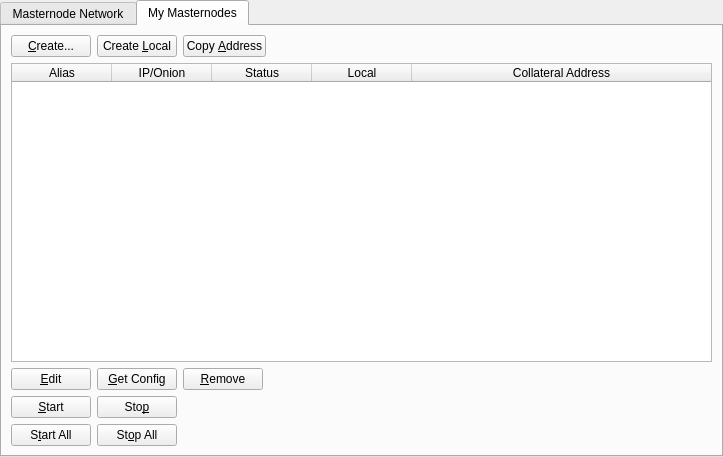
<?xml version="1.0" encoding="UTF-8"?>
<ui version="4.0">
 <class>MasternodeManager</class>
 <widget class="QWidget" name="MasternodeManager">
  <property name="geometry">
   <rect>
    <x>0</x>
    <y>0</y>
    <width>723</width>
    <height>457</height>
   </rect>
  </property>
  <property name="windowTitle">
   <string>Form</string>
  </property>
  <layout class="QVBoxLayout" name="topLayout">
   <property name="leftMargin">
    <number>0</number>
   </property>
   <property name="topMargin">
    <number>0</number>
   </property>
   <property name="rightMargin">
    <number>0</number>
   </property>
   <property name="bottomMargin">
    <number>0</number>
   </property>
   <item>
    <layout class="QVBoxLayout" name="verticalLayout">
     <property name="bottomMargin">
      <number>0</number>
     </property>
     <item>
      <widget class="QTabWidget" name="tabWidget">
       <property name="currentIndex">
        <number>1</number>
       </property>
       <widget class="QWidget" name="tab">
        <attribute name="title">
         <string>Masternode Network</string>
        </attribute>
        <layout class="QGridLayout" name="gridLayout">
         <item row="1" column="0">
          <widget class="QTableWidget" name="tableWidget">
           <property name="editTriggers">
            <set>QAbstractItemView::NoEditTriggers</set>
           </property>
           <property name="alternatingRowColors">
            <bool>true</bool>
           </property>
           <property name="selectionBehavior">
            <enum>QAbstractItemView::SelectRows</enum>
           </property>
           <attribute name="horizontalHeaderStretchLastSection">
            <bool>true</bool>
           </attribute>
           <column>
            <property name="text">
             <string>Address</string>
            </property>
           </column>
           <column>
            <property name="text">
             <string>Rank</string>
            </property>
           </column>
           <column>
            <property name="text">
             <string>Active</string>
            </property>
           </column>
           <column>
            <property name="text">
             <string>Active (secs)</string>
            </property>
           </column>
           <column>
            <property name="text">
             <string>Last Seen</string>
            </property>
           </column>
           <column>
            <property name="text">
             <string>Pubkey</string>
            </property>
           </column>
          </widget>
         </item>
         <item row="0" column="0">
          <layout class="QHBoxLayout" name="horizontalLayout_3">
           <property name="bottomMargin">
            <number>0</number>
           </property>
           <item>
            <widget class="QLabel" name="label_2">
             <property name="text">
              <string>Masternode Count:</string>
             </property>
            </widget>
           </item>
           <item>
            <widget class="QLabel" name="countLabel">
             <property name="text">
              <string>0</string>
             </property>
            </widget>
           </item>
           <item>
            <spacer name="horizontalSpacer_3">
             <property name="orientation">
              <enum>Qt::Horizontal</enum>
             </property>
             <property name="sizeHint" stdset="0">
              <size>
               <width>40</width>
               <height>20</height>
              </size>
             </property>
            </spacer>
           </item>
          </layout>
         </item>
        </layout>
       </widget>
       <widget class="QWidget" name="tab_2">
        <attribute name="title">
         <string>My Masternodes</string>
        </attribute>
        <layout class="QGridLayout" name="gridLayout_2">
         <item row="0" column="0">
          <layout class="QVBoxLayout" name="verticalLayout_2">
           <property name="bottomMargin">
            <number>0</number>
           </property>
           <item>
            <layout class="QHBoxLayout" name="horizontalLayout">
             <item>
              <widget class="QPushButton" name="createButton">
               <property name="text">
                <string>&amp;Create...</string>
               </property>
              </widget>
             </item>
             <item>
              <widget class="QPushButton" name="localButton">
               <property name="text">
                <string>Create &amp;Local</string>
               </property>
              </widget>
             </item>
             <item>
              <widget class="QPushButton" name="copyAddressButton">
               <property name="text">
                <string>Copy &amp;Address</string>
               </property>
              </widget>
             </item>
             <item>
              <spacer name="horizontalSpacer">
               <property name="orientation">
                <enum>Qt::Horizontal</enum>
               </property>
               <property name="sizeHint" stdset="0">
                <size>
                 <width>40</width>
                 <height>20</height>
                </size>
               </property>
              </spacer>
             </item>
            </layout>
           </item>
           <item>
            <widget class="QTableWidget" name="tableWidget_2">
             <property name="editTriggers">
              <set>QAbstractItemView::NoEditTriggers</set>
             </property>
             <property name="alternatingRowColors">
              <bool>true</bool>
             </property>
             <property name="selectionMode">
              <enum>QAbstractItemView::SingleSelection</enum>
             </property>
             <property name="selectionBehavior">
              <enum>QAbstractItemView::SelectRows</enum>
             </property>
             <attribute name="horizontalHeaderStretchLastSection">
              <bool>true</bool>
             </attribute>
             <column>
              <property name="text">
               <string>Alias</string>
              </property>
             </column>
             <column>
              <property name="text">
               <string>IP/Onion</string>
              </property>
             </column>
             <column>
              <property name="text">
               <string>Status</string>
              </property>
             </column>
             <column>
              <property name="text">
               <string>Local</string>
              </property>
             </column>
             <column>
              <property name="text">
               <string>Collateral Address</string>
              </property>
             </column>
            </widget>
           </item>
           <item>
            <layout class="QHBoxLayout" name="horizontalLayout_2">
             <property name="bottomMargin">
              <number>0</number>
             </property>
             <item>
              <widget class="QPushButton" name="editButton">
               <property name="text">
                <string>&amp;Edit</string>
               </property>
              </widget>
             </item>
             <item>
              <widget class="QPushButton" name="getConfigButton">
               <property name="text">
                <string>&amp;Get Config</string>
               </property>
              </widget>
             </item>
             <item>
              <widget class="QPushButton" name="removeButton">
               <property name="text">
                <string>&amp;Remove</string>
               </property>
              </widget>
             </item>
             <item>
              <spacer name="horizontalSpacer_2">
               <property name="orientation">
                <enum>Qt::Horizontal</enum>
               </property>
               <property name="sizeHint" stdset="0">
                <size>
                 <width>40</width>
                 <height>20</height>
                </size>
               </property>
              </spacer>
             </item>
            </layout>
           </item>
           <item>
            <layout class="QHBoxLayout" name="horizontalLayout_4">
             <property name="bottomMargin">
              <number>0</number>
             </property>
             <item>
              <widget class="QPushButton" name="startButton">
               <property name="text">
                <string>&amp;Start</string>
               </property>
              </widget>
             </item>
             <item>
              <widget class="QPushButton" name="stopButton">
               <property name="text">
                <string>Sto&amp;p</string>
               </property>
              </widget>
             </item>
             <item>
              <spacer name="horizontalSpacer_4">
               <property name="orientation">
                <enum>Qt::Horizontal</enum>
               </property>
               <property name="sizeHint" stdset="0">
                <size>
                 <width>40</width>
                 <height>20</height>
                </size>
               </property>
              </spacer>
             </item>
            </layout>
           </item>
           <item>
            <layout class="QHBoxLayout" name="horizontalLayout_5">
             <property name="bottomMargin">
              <number>0</number>
             </property>
             <item>
              <widget class="QPushButton" name="startAllButton">
               <property name="text">
                <string>S&amp;tart All</string>
               </property>
              </widget>
             </item>
             <item>
              <widget class="QPushButton" name="stopAllButton">
               <property name="text">
                <string>St&amp;op All</string>
               </property>
              </widget>
             </item>
             <item>
              <spacer name="horizontalSpacer_5">
               <property name="orientation">
                <enum>Qt::Horizontal</enum>
               </property>
               <property name="sizeHint" stdset="0">
                <size>
                 <width>40</width>
                 <height>20</height>
                </size>
               </property>
              </spacer>
             </item>
            </layout>
           </item>
          </layout>
         </item>
        </layout>
       </widget>
      </widget>
     </item>
    </layout>
   </item>
  </layout>
 </widget>
 <resources/>
 <connections/>
</ui>
